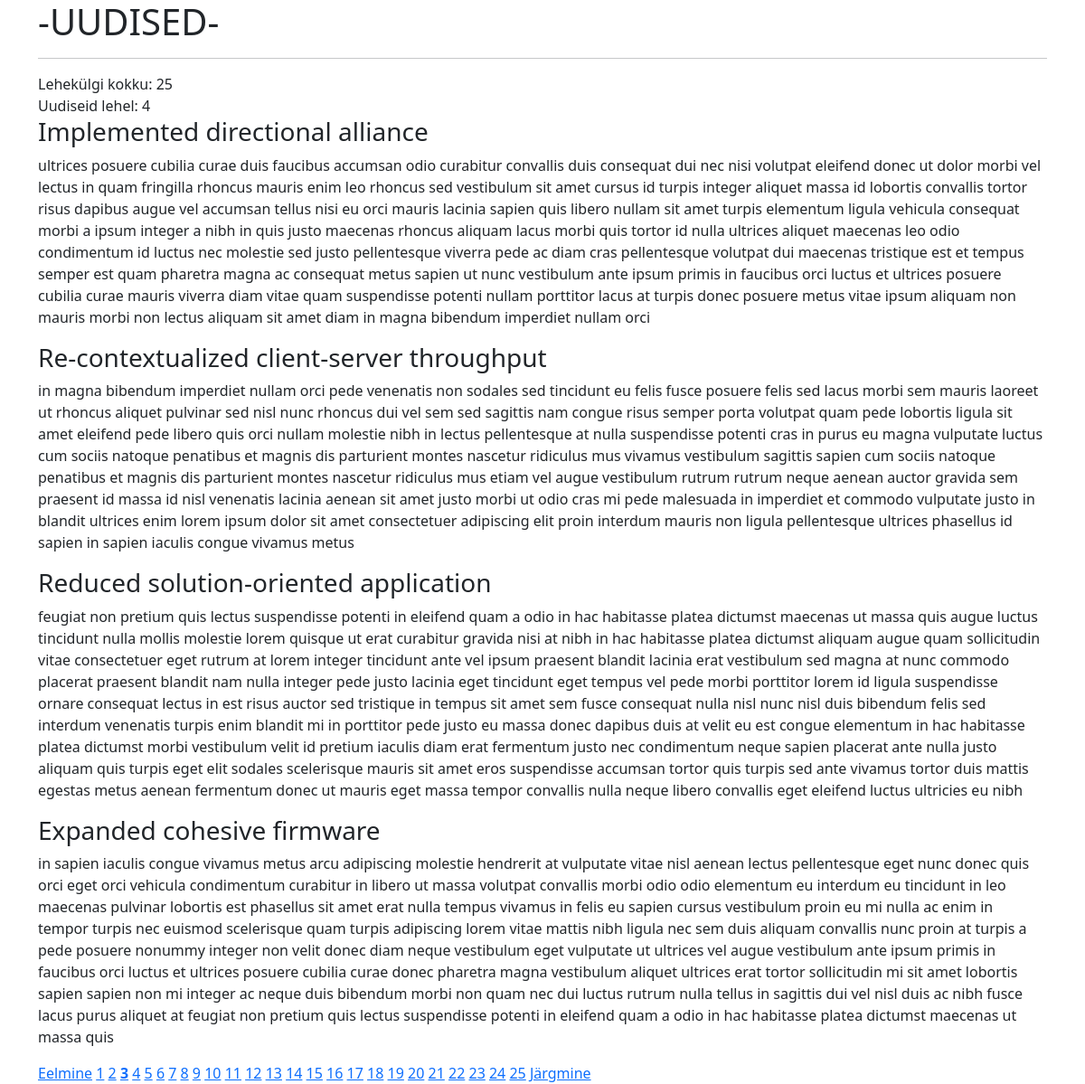
/yl6,7,8/uudised.php?leht=3, run on the app's committed database.
### tables this page shows
CREATE TABLE `uudised` (
  `id` int(11) NOT NULL,
  `pealkiri` varchar(255) NOT NULL,
  `uudis` varchar(1500) NOT NULL
);

### yl6,7,8/uudised.php (the view, shortened to what this page needs)
<?php
include ("config.php");
?>
<!DOCTYPE html>
<html lang="en">
<head>
    <link href="https://cdn.jsdelivr.net/npm/bootstrap@5.3.2/dist/css/bootstrap.min.css" rel="stylesheet">
</head>
    <body>
        <div class="container">
            <h1>-UUDISED-</h1>
            <hr>
            <?php
            $uudiseid_lehel = 4;
            $uudiseid_kokku_paring = "SELECT COUNT('id') FROM uudised";
            $lehtede_vastus = mysqli_query($yhendus, $uudiseid_kokku_paring);
            $uudiseid_kokku = mysqli_fetch_array($lehtede_vastus);
            $lehti_kokku = $uudiseid_kokku[0];
            $lehti_kokku = ceil($lehti_kokku/$uudiseid_lehel);
            echo 'Lehekülgi kokku: ' . $lehti_kokku . '<br>';
            echo 'Uudiseid lehel: ' . $uudiseid_lehel . '<br>';
            if (isset($_GET['leht'])) {
                $leht = $_GET['leht'];
            }else {
                $leht = 1;
            }
            $start = ($leht-1) * $uudiseid_lehel;
            $paring = "SELECT * FROM uudised LIMIT $start, $uudiseid_lehel";
            $vastus = mysqli_query($yhendus, $paring);
            while ($rida = mysqli_fetch_assoc($vastus)){
                echo '<h3>'.$rida['pealkiri'].'</h3>';
                echo '<p>'.$rida['uudis'].'</p>';
            }
            $eelmine = $leht - 1;
            $jargmine = $leht + 1;
            if ($leht>1) {
                echo "<a href=\"?leht=$eelmine\">Eelmine</a> ";
            }
            if ($lehti_kokku >= 1) {
                for ($i=1; $i<=$lehti_kokku ; $i++) {
                    if ($i==$leht) {
                        echo "<b><a href=\"?leht=$i\">$i</a></b> ";
                    } else {
                        echo "<a href=\"?leht=$i\">$i</a> ";
                    }
                }
            }
            if ($leht<$lehti_kokku) {
            echo "<a href=\"?leht=$jargmine\">Järgmine</a> ";
            }
            ?>
        </div>
    </body>
</html>

### data on the page
uudised: pealkiri "Implemented directional alliance", uudis "ultrices posuere cubilia curae duis faucibus accumsan odio curabitur convallis duis consequat dui nec nisi volutpat eleifend donec ut dolor morbi vel lectus in quam fringilla rhoncus mauris enim leo rhoncus sed vestibulum sit amet cursus id turpis integer aliquet massa id lobortis convallis tortor risus dapibus augue vel accumsan tellus nisi eu orci mauris lacinia sapien quis libero nullam sit amet turpis elementum ligula vehicula consequat morbi a ipsum integer a nibh in quis justo maecenas rhoncus aliquam lacus morbi quis tortor id nulla ultrices aliquet maecenas leo odio condimentum id luctus nec molestie sed justo pellentesque viverra pede ac diam cras pellentesque volutpat dui maecenas…"
uudised: pealkiri "Re-contextualized client-server throughput", uudis "in magna bibendum imperdiet nullam orci pede venenatis non sodales sed tincidunt eu felis fusce posuere felis sed lacus morbi sem mauris laoreet ut rhoncus aliquet pulvinar sed nisl nunc rhoncus dui vel sem sed sagittis nam congue risus semper porta volutpat quam pede lobortis ligula sit amet eleifend pede libero quis orci nullam molestie nibh in lectus pellentesque at nulla suspendisse potenti cras in purus eu magna vulputate luctus cum sociis natoque penatibus et magnis dis parturient montes nascetur ridiculus mus vivamus vestibulum sagittis sapien cum sociis natoque penatibus et magnis dis parturient montes nascetur ridiculus mus etiam vel augue vestibulum rutrum rutrum neque aenean…"
uudised: pealkiri "Reduced solution-oriented application", uudis "feugiat non pretium quis lectus suspendisse potenti in eleifend quam a odio in hac habitasse platea dictumst maecenas ut massa quis augue luctus tincidunt nulla mollis molestie lorem quisque ut erat curabitur gravida nisi at nibh in hac habitasse platea dictumst aliquam augue quam sollicitudin vitae consectetuer eget rutrum at lorem integer tincidunt ante vel ipsum praesent blandit lacinia erat vestibulum sed magna at nunc commodo placerat praesent blandit nam nulla integer pede justo lacinia eget tincidunt eget tempus vel pede morbi porttitor lorem id ligula suspendisse ornare consequat lectus in est risus auctor sed tristique in tempus sit amet sem fusce consequat nulla nisl nunc nisl…"
uudised: pealkiri "Expanded cohesive firmware", uudis "in sapien iaculis congue vivamus metus arcu adipiscing molestie hendrerit at vulputate vitae nisl aenean lectus pellentesque eget nunc donec quis orci eget orci vehicula condimentum curabitur in libero ut massa volutpat convallis morbi odio odio elementum eu interdum eu tincidunt in leo maecenas pulvinar lobortis est phasellus sit amet erat nulla tempus vivamus in felis eu sapien cursus vestibulum proin eu mi nulla ac enim in tempor turpis nec euismod scelerisque quam turpis adipiscing lorem vitae mattis nibh ligula nec sem duis aliquam convallis nunc proin at turpis a pede posuere nonummy integer non velit donec diam neque vestibulum eget vulputate ut ultrices vel augue vestibulum ante…"

### other printed values
$lehti_kokku "25"
$uudiseid_lehel "4"
